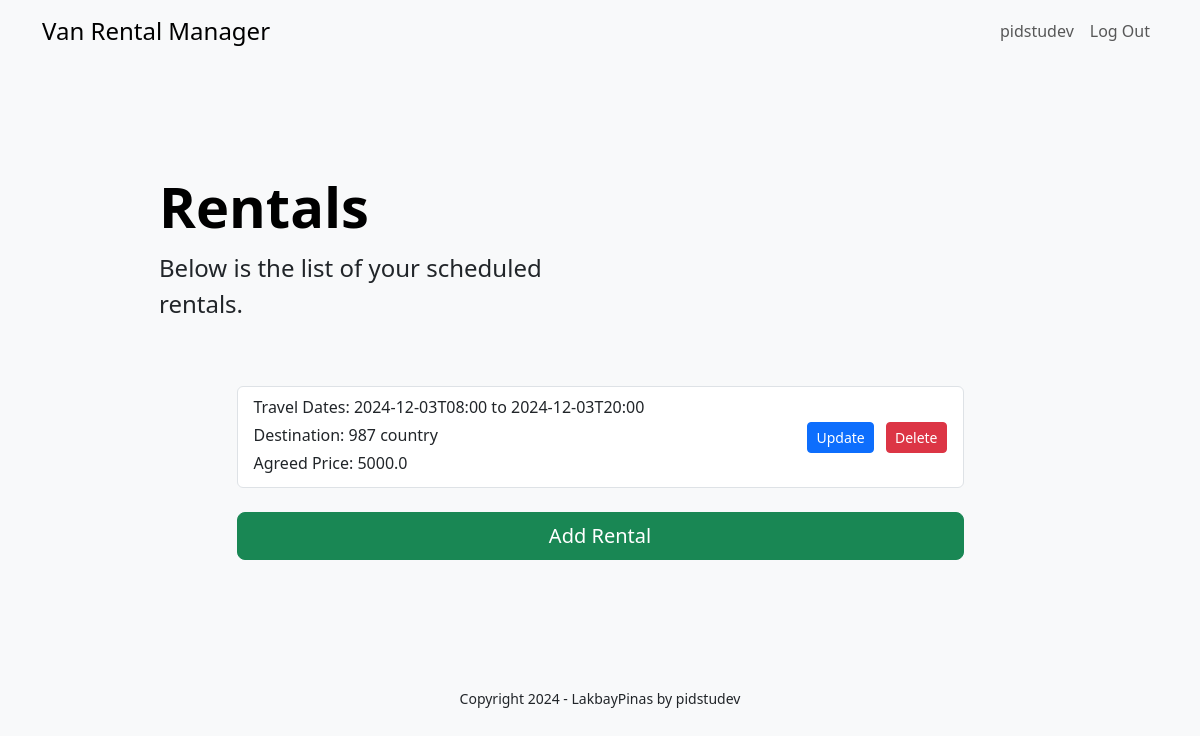
/van/ (signed in), run on an earlier commit of the app's database.
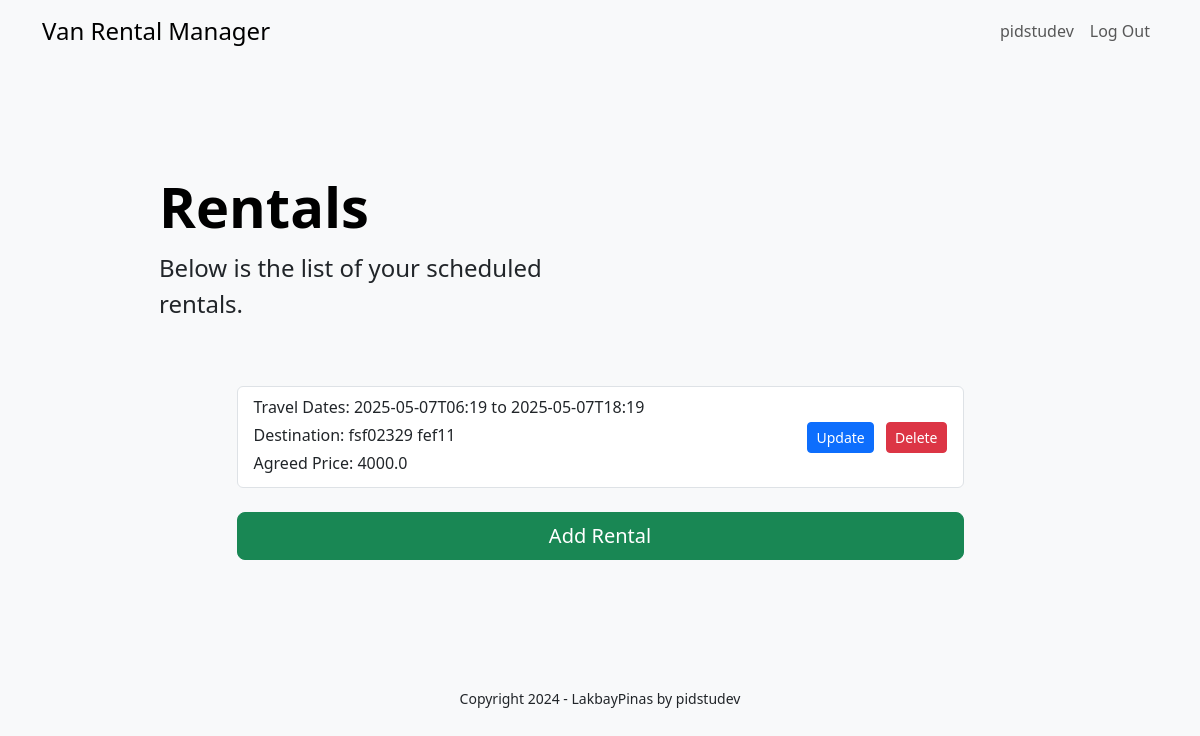
And on a later commit of the database.
### tables this page shows
CREATE TABLE van_manager_app (
    id INTEGER PRIMARY KEY AUTOINCREMENT,
    user_id INTEGER NOT NULL,
    rental_date_from DATETIME NOT NULL,
    rental_date_to DATETIME NOT NULL,
    client_contact TEXT NOT NULL,
    pickup_location TEXT NOT NULL,
    destination TEXT NOT NULL,
    agreed_price REAL NOT NULL,
    completed BOOLEAN NOT NULL DEFAULT 0,
    created TIMESTAMP NOT NULL DEFAULT CURRENT_TIMESTAMP,
    FOREIGN KEY (user_id) REFERENCES user (id)  
);

### main/van_manager.py (the view)
@bp.route('/', methods=['GET'])
@login_required
def index():
    db = get_db()
    rentals = db.execute(
        'SELECT * FROM van_manager_app WHERE user_id = ? ORDER BY created DESC',
        (g.user['id'],)
    ).fetchall()
    return render_template('van_manager/rentals.html', rentals=rentals)

### main/auth.py (called while the page is built)
@bp.before_app_request
def load_logged_in_user():
    user_id = session.get('user_id')
    if user_id is None:
        g.user = None
    else:
        g.user = get_db().execute(
            'SELECT * FROM user WHERE id = ?', (user_id,)
        ).fetchone()

def login_required(view):
    @functools.wraps(view)
    def wrapped_view(**kwargs):
        if g.user is None:
            return redirect(url_for('auth.login'))
        return view(**kwargs)
    return wrapped_view

### main/db.py (called while the page is built)
def get_db():
    if 'db' not in g:
        g.db = sqlite3.connect(
            current_app.config['DATABASE'],
            detect_types=sqlite3.PARSE_DECLTYPES,
        )
        g.db.row_factory = sqlite3.Row
    return g.db

### main/templates/van_manager/rentals.html (shortened to what this page needs)
{% extends "base.html" %}
{% block content %}
<div class="container col-xl-10 col-xxl-8 px-4 py-5">
    <div class="row align-items-center g-lg-5 py-5">
        <div class="col-lg-7 text-center text-lg-start">
            <h1 class="display-4 fw-bold lh-1 text-body-emphasis mb-3">Rentals</h1>
            <p class="col-lg-10 fs-4">Below is the list of your scheduled rentals.</p>
        </div>
        <div class="col-md-10 mx-auto col-lg-10">
            <div class="list-group">
                {% for rental in rentals %}
                <div class="list-group-item list-group-item-action d-flex justify-content-between align-items-center">
                    <div>
                        <p class="mb-1">Travel Dates: {{ rental.rental_date_from }} to {{ rental.rental_date_to }}</p>
                        <p class="mb-1">Destination: {{ rental.destination }}</p>
                        <p class="mb-1">Agreed Price: {{ rental.agreed_price }}</p>
                    </div>
                    <div>
                        <a href="{{ url_for('van_manager.update_rental', id=rental.id) }}" class="btn btn-sm btn-primary me-2">Update</a>
                        <form action="{{ url_for('van_manager.delete_rental', id=rental.id) }}" method="post" style="display:inline" onsubmit="return confirmDelete()">
                            <button type="submit" class="btn btn-sm btn-danger">Delete</button>
                        </form>
                    </div>
                </div>
                {% endfor %}
            </div>
            <div class="mt-4">
                <a href="{{ url_for('van_manager.add_rental') }}" class="btn btn-lg btn-success w-100">Add Rental</a>
            </div>
        </div>
    </div>
</div>
{% endblock %}

What changed in the data, as far as the page shows it:
removed van_manager_app: rental_date_from "2024-12-03T08:00", rental_date_to "2024-12-03T20:00", destination "987 country", agreed_price "5000.0"
added van_manager_app: rental_date_from "2025-05-07T06:19", rental_date_to "2025-05-07T18:19", destination "fsf02329 fef11", agreed_price "4000.0"
